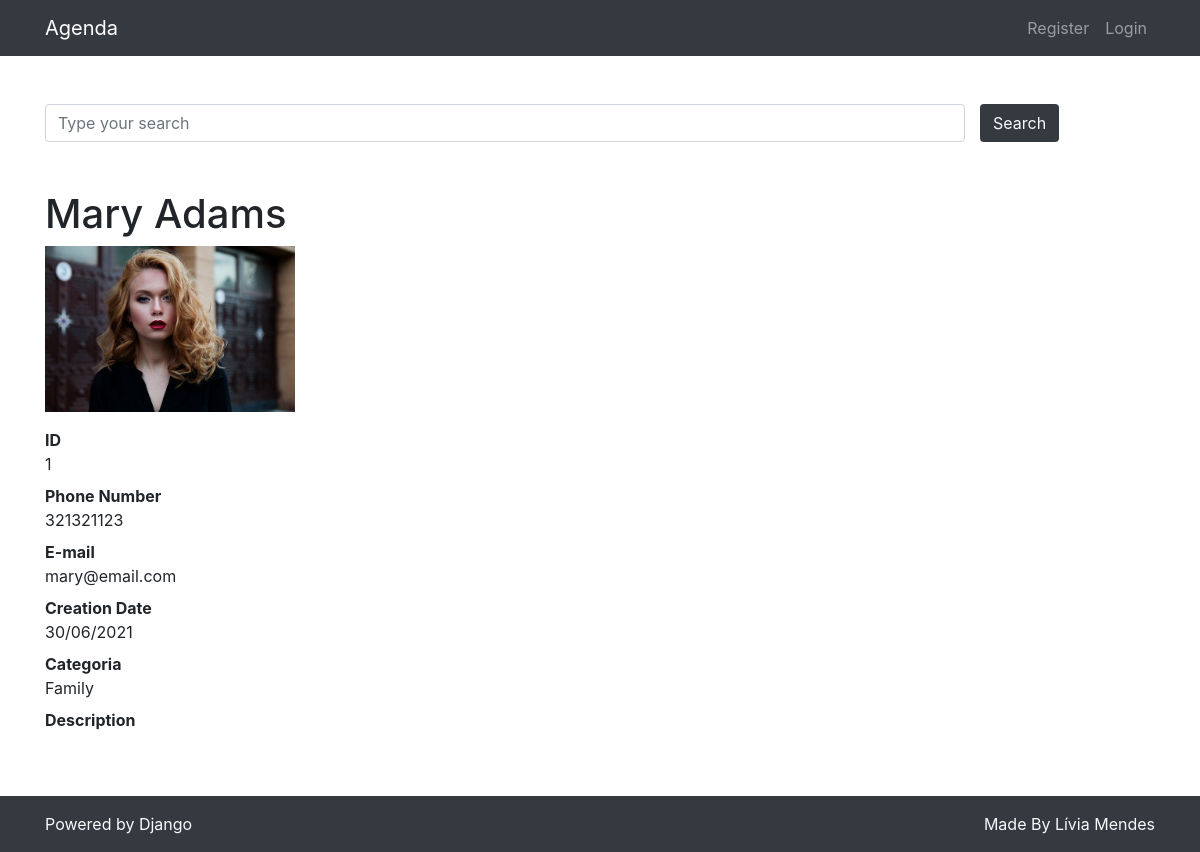
The page /1 on the database its author committed.
### contacts/models.py (models this page shows, shortened)
class Contact(models.Model):
    name = models.CharField(max_length=255)
    last_name = models.CharField(max_length=255, blank=True)
    phone = models.CharField(max_length=255)
    email = models.CharField(max_length=255, blank=True)
    creation_date = models.DateTimeField(default=timezone.now)
    description = models.TextField(blank=True)
    categoria = models.ForeignKey(Categoria, on_delete=models.DO_NOTHING)
    show = models.BooleanField(default=True)
    picture = models.ImageField(blank=True, upload_to='pictures/%Y/%m/')

class Categoria(models.Model):
    name = models.CharField(max_length=255)
    def __str__(self):
        return self.name

### contacts/views.py (the view)
# urls.py: path('<int:contact_id>', views.show_contact, name='show_contact'),
def show_contact(request, contact_id):
    contact = get_object_or_404(Contact, id=contact_id)
    if not contact.show:
        raise Http404()
    return render(request, 'contacts/show_contact.html', {
        'contact': contact
    })

### contacts/templates/contacts/show_contact.html (shortened to what this page needs)
{% extends 'base.html'%}
{%block content%}
<h1 class="mt-5">{{ contact.name }} {{ contact.last_name }}</h1>
{% if contact.picture%}
<p>
    <img src="{{ contact.picture.url }}" style="max-width: 250px; height: auto;">
</p>
{% endif %}
<dl>
    <dt>ID</dt>
    <dd>{{ contact.id }}</dd>
    <dt>Phone Number</dt>
    <dd>{{ contact.phone }}</dd>
    <dt>E-mail</dt>
    <dd>{{ contact.email }}</dd>
    <dt>Creation Date</dt>
    <dd>{{ contact.creation_date|date:'d/m/Y' }}</dd>
    <dt>Categoria</dt>
    <dd>{{ contact.categoria }}</dd>
    <dt>Description</dt>
</dl>
{% endblock %}

### rows shown on the page
Contact: name "Mary", last_name "Adams", picture (picture), id "1", phone "321321123", email "mary@email.com", creation_date "30/06/2021", categoria "Family"
